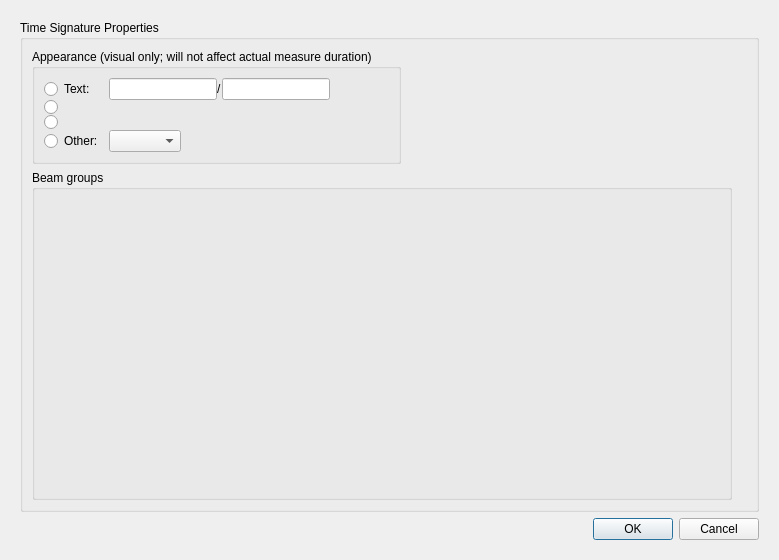
<?xml version="1.0" encoding="UTF-8"?>
<ui version="4.0">
 <class>TimeSigProperties</class>
 <widget class="QDialog" name="TimeSigProperties">
  <property name="geometry">
   <rect>
    <x>0</x>
    <y>0</y>
    <width>779</width>
    <height>560</height>
   </rect>
  </property>
  <property name="windowTitle">
   <string>Time Signature Properties</string>
  </property>
  <layout class="QVBoxLayout" name="verticalLayout_2">
   <item>
    <layout class="QVBoxLayout" name="verticalLayout">
     <property name="leftMargin">
      <number>9</number>
     </property>
     <property name="topMargin">
      <number>9</number>
     </property>
     <property name="rightMargin">
      <number>9</number>
     </property>
     <property name="bottomMargin">
      <number>9</number>
     </property>
     <item>
      <widget class="QGroupBox" name="groupBox">
       <property name="title">
        <string>Time Signature Properties</string>
       </property>
       <layout class="QGridLayout" name="gridLayout" columnstretch="0,0,0">
        <property name="rightMargin">
         <number>24</number>
        </property>
        <item row="1" column="0" colspan="3">
         <widget class="kn::palette::NoteGroups" name="groups">
          <property name="sizePolicy">
           <sizepolicy hsizetype="Expanding" vsizetype="Expanding">
            <horstretch>0</horstretch>
            <verstretch>0</verstretch>
           </sizepolicy>
          </property>
          <property name="title">
           <string>Beam groups</string>
          </property>
         </widget>
        </item>
        <item row="0" column="0" colspan="2">
         <widget class="QGroupBox" name="groupBox_3">
          <property name="title">
           <string>Appearance (visual only; will not affect actual measure duration)</string>
          </property>
          <layout class="QGridLayout" name="gridLayout_3">
           <property name="verticalSpacing">
            <number>0</number>
           </property>
           <item row="3" column="0">
            <widget class="QRadioButton" name="otherButton">
             <property name="text">
              <string>Other:</string>
             </property>
            </widget>
           </item>
           <item row="0" column="0">
            <widget class="QRadioButton" name="textButton">
             <property name="layoutDirection">
              <enum>Qt::LeftToRight</enum>
             </property>
             <property name="text">
              <string>Text:</string>
             </property>
            </widget>
           </item>
           <item row="2" column="0">
            <widget class="QRadioButton" name="allaBreveButton">
             <property name="text">
              <string notr="true"/>
             </property>
            </widget>
           </item>
           <item row="1" column="0">
            <widget class="QRadioButton" name="fourfourButton">
             <property name="text">
              <string notr="true"/>
             </property>
            </widget>
           </item>
           <item row="0" column="1">
            <layout class="QHBoxLayout" name="horizontalLayout">
             <item>
              <widget class="QLineEdit" name="zText"/>
             </item>
             <item>
              <widget class="QLabel" name="label">
               <property name="text">
                <string notr="true">/</string>
               </property>
              </widget>
             </item>
             <item>
              <widget class="QLineEdit" name="nText"/>
             </item>
             <item>
              <spacer name="horizontalSpacer_2">
               <property name="orientation">
                <enum>Qt::Horizontal</enum>
               </property>
               <property name="sizeHint" stdset="0">
                <size>
                 <width>40</width>
                 <height>20</height>
                </size>
               </property>
              </spacer>
             </item>
            </layout>
           </item>
           <item row="3" column="1">
            <layout class="QHBoxLayout" name="horizontalLayout_4">
             <item>
              <widget class="QComboBox" name="otherCombo">
               <property name="maxVisibleItems">
                <number>12</number>
               </property>
               <property name="maxCount">
                <number>24</number>
               </property>
              </widget>
             </item>
             <item>
              <spacer name="horizontalSpacer">
               <property name="orientation">
                <enum>Qt::Horizontal</enum>
               </property>
               <property name="sizeHint" stdset="0">
                <size>
                 <width>40</width>
                 <height>20</height>
                </size>
               </property>
              </spacer>
             </item>
            </layout>
           </item>
          </layout>
         </widget>
        </item>
        <item row="0" column="2">
         <spacer name="horizontalSpacer_3">
          <property name="orientation">
           <enum>Qt::Horizontal</enum>
          </property>
          <property name="sizeHint" stdset="0">
           <size>
            <width>40</width>
            <height>20</height>
           </size>
          </property>
         </spacer>
        </item>
       </layout>
      </widget>
     </item>
     <item>
      <widget class="QDialogButtonBox" name="buttonBox">
       <property name="orientation">
        <enum>Qt::Horizontal</enum>
       </property>
       <property name="standardButtons">
        <set>QDialogButtonBox::Cancel|QDialogButtonBox::Ok</set>
       </property>
      </widget>
     </item>
    </layout>
   </item>
  </layout>
 </widget>
 <customwidgets>
  <customwidget>
   <class>kn::palette::NoteGroups</class>
   <extends>QGroupBox</extends>
   <header>palette/widgets/noteGroups.h</header>
   <container>1</container>
  </customwidget>
 </customwidgets>
 <tabstops>
  <tabstop>textButton</tabstop>
  <tabstop>zText</tabstop>
  <tabstop>nText</tabstop>
  <tabstop>fourfourButton</tabstop>
  <tabstop>allaBreveButton</tabstop>
  <tabstop>otherButton</tabstop>
  <tabstop>otherCombo</tabstop>
  <tabstop>buttonBox</tabstop>
 </tabstops>
 <resources/>
 <connections>
  <connection>
   <sender>buttonBox</sender>
   <signal>accepted()</signal>
   <receiver>TimeSigProperties</receiver>
   <slot>accept()</slot>
   <hints>
    <hint type="sourcelabel">
     <x>248</x>
     <y>254</y>
    </hint>
    <hint type="destinationlabel">
     <x>157</x>
     <y>274</y>
    </hint>
   </hints>
  </connection>
  <connection>
   <sender>buttonBox</sender>
   <signal>rejected()</signal>
   <receiver>TimeSigProperties</receiver>
   <slot>reject()</slot>
   <hints>
    <hint type="sourcelabel">
     <x>316</x>
     <y>260</y>
    </hint>
    <hint type="destinationlabel">
     <x>286</x>
     <y>274</y>
    </hint>
   </hints>
  </connection>
 </connections>
</ui>
